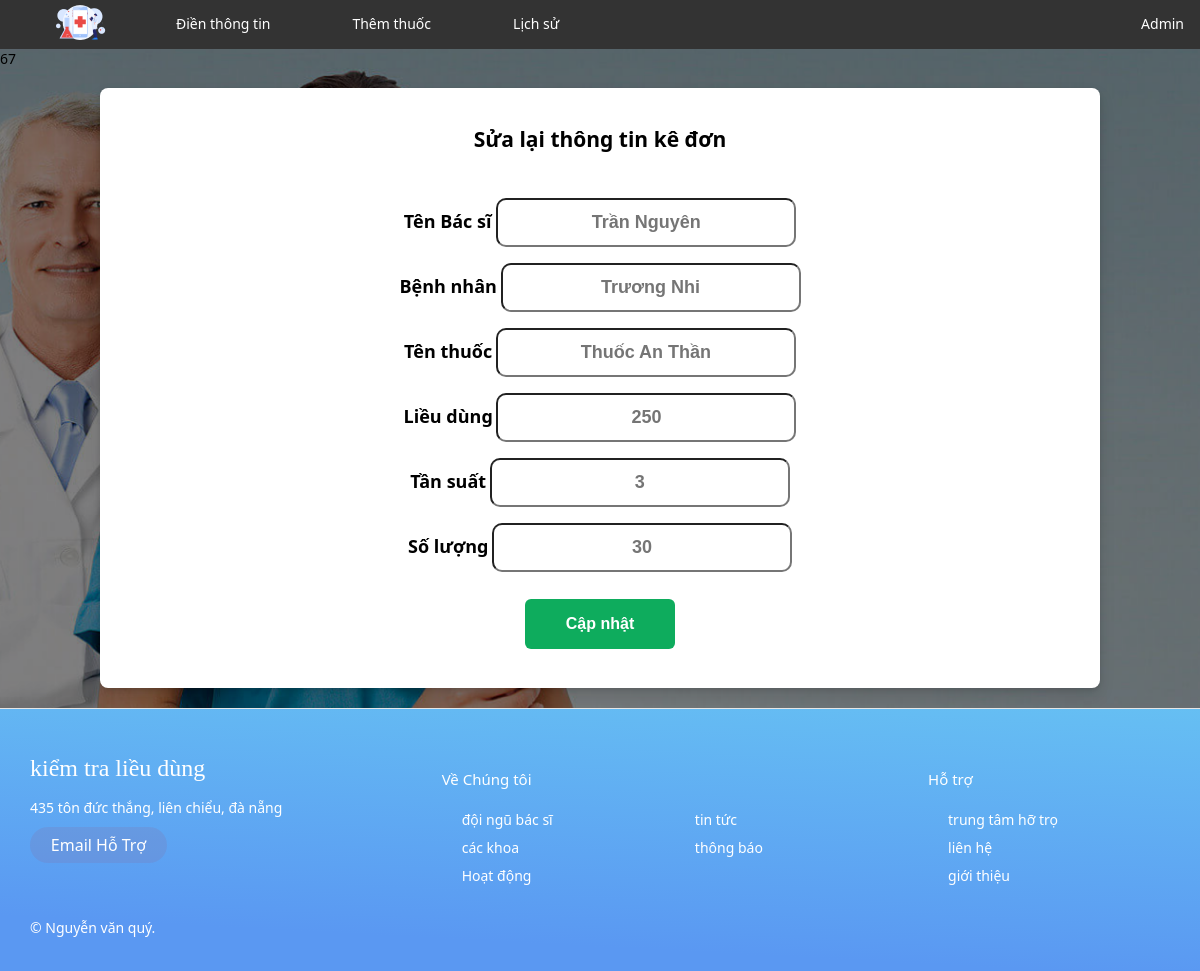
Screenshot of /index.php?page=edit&id=67 with the database file from the repository.
### tables this page shows
CREATE TABLE `prescription_detail` (
  `id` int(11) NOT NULL,
  `idprescription` int(11) DEFAULT NULL,
  `idmedicine` int(11) DEFAULT NULL,
  `dose` float DEFAULT NULL,
  `frequency` int(11) DEFAULT NULL,
  `quantity` int(11) DEFAULT NULL
);

CREATE TABLE `doctor` (
  `id` int(11) NOT NULL,
  `name` varchar(255) DEFAULT NULL
);

CREATE TABLE `patient` (
  `id` int(11) NOT NULL,
  `name` varchar(255) DEFAULT NULL
);

CREATE TABLE `medicine` (
  `id` int(11) NOT NULL,
  `name` varchar(255) DEFAULT NULL,
  `dosemax` float DEFAULT NULL,
  `dosemin` float DEFAULT NULL,
  `frequency` int(11) DEFAULT NULL
);

### page/edit.php (the view, shortened to what this page needs)
<?php
include("connect.php");
if (isset($_GET['id'])) {
    $id_get = $_GET['id'];
} else {
    echo "không thấy id";
}
echo $id_get;
$sql = "SELECT pd.id, pd.dose as dose, pd.frequency as frequency, pd.quantity as quantity , d.name AS doctor_name, p.name AS patient_name, m.name AS medicine_name, m.dosemin as dosemin, m.dosemax as dosemax, m.frequency as frequencymax, pr.date
FROM prescription_detail pd
INNER JOIN prescription pr ON pd.idprescription = pr.id
INNER JOIN doctor d ON pr.iddoctor = d.id
INNER JOIN patient p ON pr.idpatient = p.id
INNER JOIN medicine m ON pd.idmedicine = m.id
WHERE pd.id = $id_get";
 $kedon = $mysqli->query($sql);
if ($kedon->num_rows > 0) {
    while ($row = $kedon->fetch_assoc()) {
        $doctorName = $row['doctor_name'];
        $patientName = $row['patient_name'];
        $medicineName = $row['medicine_name'];
        $dose = $row['dose'];
        $frequency = $row['frequency'];
        $quantity = $row['quantity'];
    }
} else {
    echo "Không có kết quả.";
}
?>
<main>
    <form method="post" action="" style="height: 600px; padding: 20px;">
        <h2>Sửa lại thông tin kê đơn</h2><br>
        <div class="form-row">
        <label for="tenthuoc">Tên Bác sĩ  </label>
        <input class="input1" type="text" id="tenthuoc" placeholder="<?php echo $doctorName ?>" name="doctor">
        </div>
        <div class="form-row">
        <label for="dose">Bệnh nhân</label>
        <input class="input1" type="text" placeholder="<?php echo $patientName ?>" id="dose" name="patient">
        </div>
        <div class="form-row">
        <label for="lan">Tên thuốc</label>
        <input class="input1" type="text" placeholder="<?php echo $medicineName ?>" id="lan" name="name_medicine">
        </div>
        <div class="form-row">
        <label for="lan">Liều dùng</label>
        <input class="input1" type="text" placeholder="<?php echo $dose ?>" id="lan" name="dose">
        </div>
        <div class="form-row">
        <label for="lan">Tần suất</label>
        <input class="input1" type="text" placeholder="<?php echo $frequency ?>" id="lan" name="frequency">
        </div>
        <div class="form-row">
        <label for="lan">Số lượng</label>
        <input class="input1" type="text" placeholder="<?php echo $quantity ?>" id="lan" name="quantity">
        </div>
        <br>
        <input class="button" name="sua" type="submit" value="Cập nhật">
    </form>
</main>

### css/footer.css (style rules this page uses)
*, *:before, *:after { box-sizing: border-box; }
html { font-size: 100%; }
body { font-family: acumin-pro, system-ui, sans-serif; margin: 0; display: grid; grid-template-rows: auto 1fr auto; font-size: 14px; background-color: #f4f4f4; align-items: start; min-height: 100vh; }

### css/themthuoc.css (style rules this page uses)
body { background-image: url("../img/background.png"); background-repeat: no-repeat; background-size: cover; }
form { justify-content: center top; display: flex; flex-direction: column; align-items: center; background: #fff; border-radius: 8px; padding: 20px; box-shadow: 0 2px 4px rgba(0, 0, 0, 0.1), 0 8px 16px rgba(0, 0, 0, 0.1); max-width: 1000px; width: 100%; height: 600px; margin: auto; margin-top: 20px; margin-bottom: 20px; }
.button { border: none; outline: none; height: 50px; text-align: center; width: 150px; cursor: pointer; background: rgb(14, 172, 93); padding: 15px 0; border-radius: 6px; color: #fff; font-size: 1rem; font-weight: 600; transition: 0.2s ease; }
.input1 { width: 100%; padding: 12px 20px; margin: 8px 0; box-sizing: border-box; }
form label { font-size: large; font-weight: 600; }

### page/edit.php (style rules this page uses)
.input1 { width: 300px; padding: 12px 20px; margin: 8px 0; border-radius: 10px; box-sizing: border-box; font-size: 18px; font-weight: 700; color: green; text-align: center; text-decoration: none; }

### rows the page displays
prescription_detail: doctor "Trần Nguyên", patient "Trương Nhi", name_medicine "Thuốc An Thần", dose "250", frequency "3", quantity "30"

### other values shown
$id_get "67"
